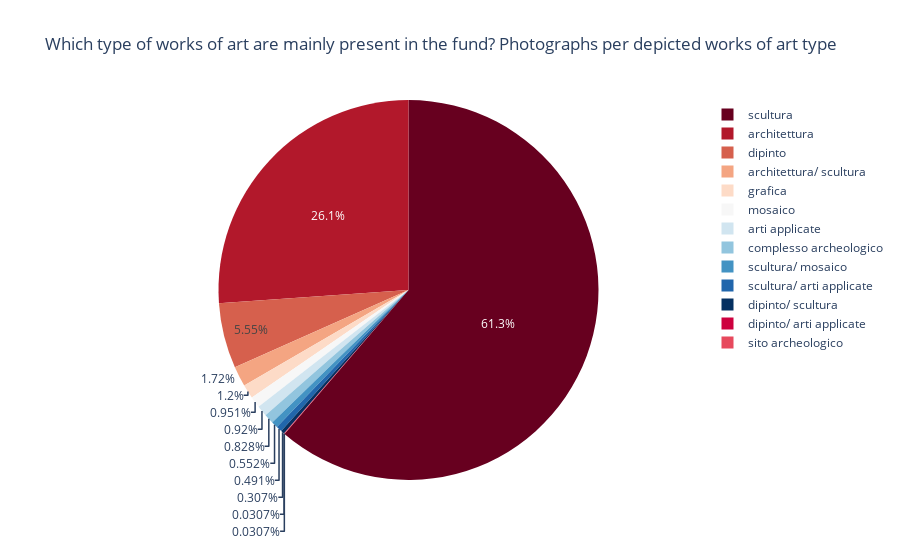

Here is the notebook cell this chart was saved with:
### Code cell
import pandas as pd
import plotly.express as px
%matplotlib inline

# open the data and counts photos by type of depicted work of art
data_df = pd.read_csv("data/F_OA_selected_data.csv", encoding="UTF-8")
OAt_df = pd.DataFrame(data_df["OGTT_OAtype"].value_counts().reset_index().values, columns=["OGTT_OAtype", "count"])

# create a pie chart on types
fig1_1 = px.pie(OAt_df, values='count', names="OGTT_OAtype",
            title='Which type of works of art are mainly present in the fund? Photographs per depicted works of art type',
            color_discrete_sequence=px.colors.sequential.RdBu,
            labels = OAt_df['OGTT_OAtype'], hover_name = 'OGTT_OAtype',
            hover_data = {'OGTT_OAtype':False}
            )

fig1_1.write_html("data/2_data_viz/1.1.html")
fig1_1.show()

### Figure 1 — Plotly figure (JSON) as saved in the notebook; plotly's stock layout.template omitted (floating-point values rounded to 4 significant figures)
{"data": [{"customdata": [["scultura"], ["architettura"], ["dipinto"], ["architettura/ scultura"], ["grafica"], ["mosaico"], ["arti applicate"], ["complesso archeologico"], ["scultura/ mosaico"], ["scultura/ arti applicate"], ["dipinto/ scultura"], ["dipinto/ arti applicate"], ["sito archeologico"]], "domain": {"x": [0, 1], "y": [0, 1]}, "hovertemplate": "<b>%{hovertext}</b><br><br>count=%{value}<extra></extra>", "hovertext": ["scultura", "architettura", "dipinto", "architettura/ scultura", "grafica", "mosaico", "arti applicate", "complesso archeologico", "scultura/ mosaico", "scultura/ arti applicate", "dipinto/ scultura", "dipinto/ arti applicate", "sito archeologico"], "labels": ["scultura", "architettura", "dipinto", "architettura/ scultura", "grafica", "mosaico", "arti applicate", "complesso archeologico", "scultura/ mosaico", "scultura/ arti applicate", "dipinto/ scultura", "dipinto/ arti applicate", "sito archeologico"], "legendgroup": "", "name": "", "showlegend": true, "values": [1999, 851, 181, 56, 39, 31, 30, 27, 18, 16, 10, 1, 1], "type": "pie"}], "layout": {"legend": {"tracegroupgap": 0}, "title": {"text": "Which type of works of art are mainly present in the fund? Photographs per depicted works of art type"}, "piecolorway": ["rgb(103,0,31)", "rgb(178,24,43)", "rgb(214,96,77)", "rgb(244,165,130)", "rgb(253,219,199)", "rgb(247,247,247)", "rgb(209,229,240)", "rgb(146,197,222)", "rgb(67,147,195)", "rgb(33,102,172)", "rgb(5,48,97)"]}}
